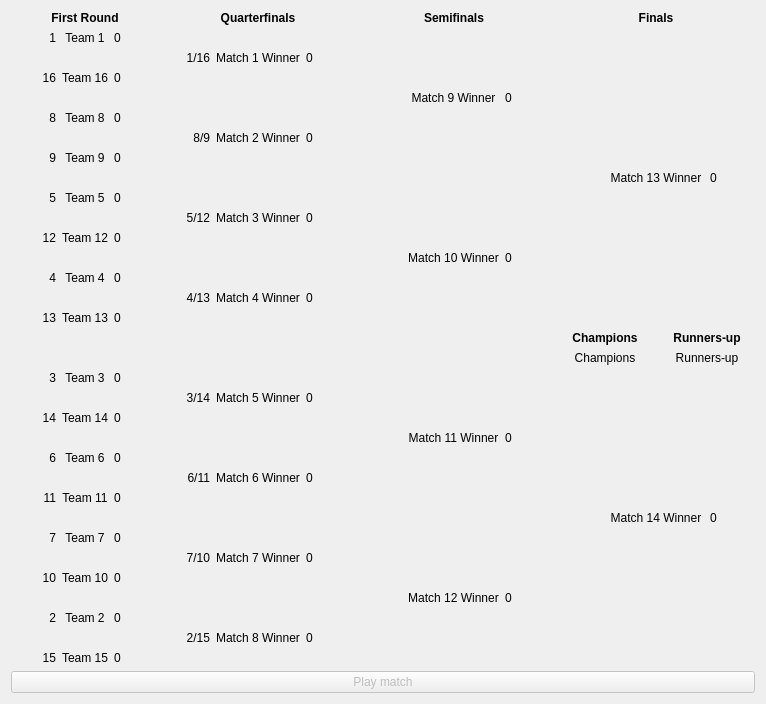
<?xml version="1.0" encoding="UTF-8"?>
<ui version="4.0">
 <class>SixteenTeamStandardCup</class>
 <widget class="QWidget" name="SixteenTeamStandardCup">
  <property name="geometry">
   <rect>
    <x>0</x>
    <y>0</y>
    <width>766</width>
    <height>661</height>
   </rect>
  </property>
  <property name="windowTitle">
   <string>Cup</string>
  </property>
  <layout class="QGridLayout" name="gridLayout">
   <item row="0" column="0" colspan="3">
    <widget class="QLabel" name="firstRoundLabel">
     <property name="font">
      <font>
       <weight>75</weight>
       <bold>true</bold>
      </font>
     </property>
     <property name="text">
      <string>First Round</string>
     </property>
     <property name="alignment">
      <set>Qt::AlignCenter</set>
     </property>
    </widget>
   </item>
   <item row="0" column="3" colspan="3">
    <widget class="QLabel" name="qfLabel">
     <property name="font">
      <font>
       <weight>75</weight>
       <bold>true</bold>
      </font>
     </property>
     <property name="text">
      <string>Quarterfinals</string>
     </property>
     <property name="alignment">
      <set>Qt::AlignCenter</set>
     </property>
    </widget>
   </item>
   <item row="0" column="6" colspan="3">
    <widget class="QLabel" name="sfLabel">
     <property name="font">
      <font>
       <weight>75</weight>
       <bold>true</bold>
      </font>
     </property>
     <property name="text">
      <string>Semifinals</string>
     </property>
     <property name="alignment">
      <set>Qt::AlignCenter</set>
     </property>
    </widget>
   </item>
   <item row="0" column="9" colspan="4">
    <widget class="QLabel" name="finalsLabel">
     <property name="font">
      <font>
       <weight>75</weight>
       <bold>true</bold>
      </font>
     </property>
     <property name="text">
      <string>Finals</string>
     </property>
     <property name="alignment">
      <set>Qt::AlignCenter</set>
     </property>
    </widget>
   </item>
   <item row="1" column="0">
    <widget class="QLabel" name="quarter1FirstSeed">
     <property name="text">
      <string>1</string>
     </property>
     <property name="alignment">
      <set>Qt::AlignRight|Qt::AlignTrailing|Qt::AlignVCenter</set>
     </property>
    </widget>
   </item>
   <item row="1" column="1">
    <widget class="QLabel" name="quarter1FirstTeam">
     <property name="text">
      <string>Team 1</string>
     </property>
     <property name="alignment">
      <set>Qt::AlignCenter</set>
     </property>
    </widget>
   </item>
   <item row="1" column="2">
    <widget class="QLabel" name="quarter1FirstScore">
     <property name="text">
      <string>0</string>
     </property>
    </widget>
   </item>
   <item row="2" column="3">
    <widget class="QLabel" name="quarter1Seed1">
     <property name="text">
      <string>1/16</string>
     </property>
     <property name="alignment">
      <set>Qt::AlignRight|Qt::AlignTrailing|Qt::AlignVCenter</set>
     </property>
    </widget>
   </item>
   <item row="2" column="4">
    <widget class="QLabel" name="quarter1Team1">
     <property name="text">
      <string>Match 1 Winner</string>
     </property>
     <property name="alignment">
      <set>Qt::AlignCenter</set>
     </property>
    </widget>
   </item>
   <item row="2" column="5">
    <widget class="QLabel" name="quarter1Score1">
     <property name="text">
      <string>0</string>
     </property>
    </widget>
   </item>
   <item row="3" column="0">
    <widget class="QLabel" name="quarter1FourthSeed">
     <property name="text">
      <string>16</string>
     </property>
     <property name="alignment">
      <set>Qt::AlignRight|Qt::AlignTrailing|Qt::AlignVCenter</set>
     </property>
    </widget>
   </item>
   <item row="3" column="1">
    <widget class="QLabel" name="quarter1FourthTeam">
     <property name="text">
      <string>Team 16</string>
     </property>
     <property name="alignment">
      <set>Qt::AlignCenter</set>
     </property>
    </widget>
   </item>
   <item row="3" column="2">
    <widget class="QLabel" name="quarter1FourthScore">
     <property name="text">
      <string>0</string>
     </property>
    </widget>
   </item>
   <item row="4" column="6">
    <widget class="QLabel" name="quarter1Seed">
     <property name="text">
      <string/>
     </property>
     <property name="alignment">
      <set>Qt::AlignRight|Qt::AlignTrailing|Qt::AlignVCenter</set>
     </property>
    </widget>
   </item>
   <item row="4" column="7">
    <widget class="QLabel" name="quarter1Team">
     <property name="text">
      <string>Match 9 Winner</string>
     </property>
     <property name="alignment">
      <set>Qt::AlignCenter</set>
     </property>
    </widget>
   </item>
   <item row="4" column="8">
    <widget class="QLabel" name="quarter1Score">
     <property name="text">
      <string>0</string>
     </property>
    </widget>
   </item>
   <item row="5" column="0">
    <widget class="QLabel" name="quarter1SecondSeed">
     <property name="text">
      <string>8</string>
     </property>
     <property name="alignment">
      <set>Qt::AlignRight|Qt::AlignTrailing|Qt::AlignVCenter</set>
     </property>
    </widget>
   </item>
   <item row="5" column="1">
    <widget class="QLabel" name="quarter1SecondTeam">
     <property name="text">
      <string>Team 8</string>
     </property>
     <property name="alignment">
      <set>Qt::AlignCenter</set>
     </property>
    </widget>
   </item>
   <item row="5" column="2">
    <widget class="QLabel" name="quarter1SecondScore">
     <property name="text">
      <string>0</string>
     </property>
    </widget>
   </item>
   <item row="6" column="3">
    <widget class="QLabel" name="quarter1Seed2">
     <property name="text">
      <string>8/9</string>
     </property>
     <property name="alignment">
      <set>Qt::AlignRight|Qt::AlignTrailing|Qt::AlignVCenter</set>
     </property>
    </widget>
   </item>
   <item row="6" column="4">
    <widget class="QLabel" name="quarter1Team2">
     <property name="text">
      <string>Match 2 Winner</string>
     </property>
     <property name="alignment">
      <set>Qt::AlignCenter</set>
     </property>
    </widget>
   </item>
   <item row="6" column="5">
    <widget class="QLabel" name="quarter1Score2">
     <property name="text">
      <string>0</string>
     </property>
    </widget>
   </item>
   <item row="7" column="0">
    <widget class="QLabel" name="quarter1ThirdSeed">
     <property name="text">
      <string>9</string>
     </property>
     <property name="alignment">
      <set>Qt::AlignRight|Qt::AlignTrailing|Qt::AlignVCenter</set>
     </property>
    </widget>
   </item>
   <item row="7" column="1">
    <widget class="QLabel" name="quarter1ThirdTeam">
     <property name="text">
      <string>Team 9</string>
     </property>
     <property name="alignment">
      <set>Qt::AlignCenter</set>
     </property>
    </widget>
   </item>
   <item row="7" column="2">
    <widget class="QLabel" name="quarter1ThirdScore">
     <property name="text">
      <string>0</string>
     </property>
    </widget>
   </item>
   <item row="8" column="9">
    <widget class="QLabel" name="half1Seed">
     <property name="text">
      <string/>
     </property>
     <property name="alignment">
      <set>Qt::AlignRight|Qt::AlignTrailing|Qt::AlignVCenter</set>
     </property>
    </widget>
   </item>
   <item row="8" column="10" colspan="2">
    <widget class="QLabel" name="half1Team">
     <property name="text">
      <string>Match 13 Winner</string>
     </property>
     <property name="alignment">
      <set>Qt::AlignCenter</set>
     </property>
    </widget>
   </item>
   <item row="8" column="12">
    <widget class="QLabel" name="half1Score">
     <property name="text">
      <string>0</string>
     </property>
    </widget>
   </item>
   <item row="9" column="0">
    <widget class="QLabel" name="quarter2FirstSeed">
     <property name="text">
      <string>5</string>
     </property>
     <property name="alignment">
      <set>Qt::AlignRight|Qt::AlignTrailing|Qt::AlignVCenter</set>
     </property>
    </widget>
   </item>
   <item row="9" column="1">
    <widget class="QLabel" name="quarter2FirstTeam">
     <property name="text">
      <string>Team 5</string>
     </property>
     <property name="alignment">
      <set>Qt::AlignCenter</set>
     </property>
    </widget>
   </item>
   <item row="9" column="2">
    <widget class="QLabel" name="quarter2FirstScore">
     <property name="text">
      <string>0</string>
     </property>
    </widget>
   </item>
   <item row="10" column="3">
    <widget class="QLabel" name="quarter2Seed1">
     <property name="text">
      <string>5/12</string>
     </property>
     <property name="alignment">
      <set>Qt::AlignRight|Qt::AlignTrailing|Qt::AlignVCenter</set>
     </property>
    </widget>
   </item>
   <item row="10" column="4">
    <widget class="QLabel" name="quarter2Team1">
     <property name="text">
      <string>Match 3 Winner</string>
     </property>
     <property name="alignment">
      <set>Qt::AlignCenter</set>
     </property>
    </widget>
   </item>
   <item row="10" column="5">
    <widget class="QLabel" name="quarter2Score1">
     <property name="text">
      <string>0</string>
     </property>
    </widget>
   </item>
   <item row="11" column="0">
    <widget class="QLabel" name="quarter2FourthSeed">
     <property name="text">
      <string>12</string>
     </property>
     <property name="alignment">
      <set>Qt::AlignRight|Qt::AlignTrailing|Qt::AlignVCenter</set>
     </property>
    </widget>
   </item>
   <item row="11" column="1">
    <widget class="QLabel" name="quarter2FourthTeam">
     <property name="text">
      <string>Team 12</string>
     </property>
     <property name="alignment">
      <set>Qt::AlignCenter</set>
     </property>
    </widget>
   </item>
   <item row="11" column="2">
    <widget class="QLabel" name="quarter2FourthScore">
     <property name="text">
      <string>0</string>
     </property>
    </widget>
   </item>
   <item row="12" column="6">
    <widget class="QLabel" name="quarter2Seed">
     <property name="text">
      <string/>
     </property>
     <property name="alignment">
      <set>Qt::AlignRight|Qt::AlignTrailing|Qt::AlignVCenter</set>
     </property>
    </widget>
   </item>
   <item row="12" column="7">
    <widget class="QLabel" name="quarter2Team">
     <property name="text">
      <string>Match 10 Winner</string>
     </property>
     <property name="alignment">
      <set>Qt::AlignCenter</set>
     </property>
    </widget>
   </item>
   <item row="12" column="8">
    <widget class="QLabel" name="quarter2Score">
     <property name="text">
      <string>0</string>
     </property>
    </widget>
   </item>
   <item row="13" column="0">
    <widget class="QLabel" name="quarter2SecondSeed">
     <property name="text">
      <string>4</string>
     </property>
     <property name="alignment">
      <set>Qt::AlignRight|Qt::AlignTrailing|Qt::AlignVCenter</set>
     </property>
    </widget>
   </item>
   <item row="13" column="1">
    <widget class="QLabel" name="quarter2SecondTeam">
     <property name="text">
      <string>Team 4</string>
     </property>
     <property name="alignment">
      <set>Qt::AlignCenter</set>
     </property>
    </widget>
   </item>
   <item row="13" column="2">
    <widget class="QLabel" name="quarter2SecondScore">
     <property name="text">
      <string>0</string>
     </property>
    </widget>
   </item>
   <item row="14" column="3">
    <widget class="QLabel" name="quarter2Seed2">
     <property name="text">
      <string>4/13</string>
     </property>
     <property name="alignment">
      <set>Qt::AlignRight|Qt::AlignTrailing|Qt::AlignVCenter</set>
     </property>
    </widget>
   </item>
   <item row="14" column="4">
    <widget class="QLabel" name="quarter2Team2">
     <property name="text">
      <string>Match 4 Winner</string>
     </property>
     <property name="alignment">
      <set>Qt::AlignCenter</set>
     </property>
    </widget>
   </item>
   <item row="14" column="5">
    <widget class="QLabel" name="quarter2Score2">
     <property name="text">
      <string>0</string>
     </property>
    </widget>
   </item>
   <item row="15" column="0">
    <widget class="QLabel" name="quarter2ThirdSeed">
     <property name="text">
      <string>13</string>
     </property>
     <property name="alignment">
      <set>Qt::AlignRight|Qt::AlignTrailing|Qt::AlignVCenter</set>
     </property>
    </widget>
   </item>
   <item row="15" column="1">
    <widget class="QLabel" name="quarter2ThirdTeam">
     <property name="text">
      <string>Team 13</string>
     </property>
     <property name="alignment">
      <set>Qt::AlignCenter</set>
     </property>
    </widget>
   </item>
   <item row="15" column="2">
    <widget class="QLabel" name="quarter2ThirdScore">
     <property name="text">
      <string>0</string>
     </property>
    </widget>
   </item>
   <item row="16" column="9" colspan="2">
    <widget class="QLabel" name="championsLabel">
     <property name="font">
      <font>
       <weight>75</weight>
       <bold>true</bold>
      </font>
     </property>
     <property name="text">
      <string>Champions</string>
     </property>
     <property name="alignment">
      <set>Qt::AlignCenter</set>
     </property>
    </widget>
   </item>
   <item row="16" column="11" colspan="2">
    <widget class="QLabel" name="runnersUpLabel">
     <property name="font">
      <font>
       <weight>75</weight>
       <bold>true</bold>
      </font>
     </property>
     <property name="text">
      <string>Runners-up</string>
     </property>
     <property name="alignment">
      <set>Qt::AlignCenter</set>
     </property>
    </widget>
   </item>
   <item row="17" column="9" colspan="2">
    <widget class="QLabel" name="champions">
     <property name="text">
      <string>Champions</string>
     </property>
     <property name="alignment">
      <set>Qt::AlignCenter</set>
     </property>
    </widget>
   </item>
   <item row="17" column="11" colspan="2">
    <widget class="QLabel" name="runnersUp">
     <property name="text">
      <string>Runners-up</string>
     </property>
     <property name="alignment">
      <set>Qt::AlignCenter</set>
     </property>
    </widget>
   </item>
   <item row="18" column="0">
    <widget class="QLabel" name="quarter3FirstSeed">
     <property name="text">
      <string>3</string>
     </property>
     <property name="alignment">
      <set>Qt::AlignRight|Qt::AlignTrailing|Qt::AlignVCenter</set>
     </property>
    </widget>
   </item>
   <item row="18" column="1">
    <widget class="QLabel" name="quarter3FirstTeam">
     <property name="text">
      <string>Team 3</string>
     </property>
     <property name="alignment">
      <set>Qt::AlignCenter</set>
     </property>
    </widget>
   </item>
   <item row="18" column="2">
    <widget class="QLabel" name="quarter3FirstScore">
     <property name="text">
      <string>0</string>
     </property>
    </widget>
   </item>
   <item row="19" column="3">
    <widget class="QLabel" name="quarter3Seed1">
     <property name="text">
      <string>3/14</string>
     </property>
     <property name="alignment">
      <set>Qt::AlignRight|Qt::AlignTrailing|Qt::AlignVCenter</set>
     </property>
    </widget>
   </item>
   <item row="19" column="4">
    <widget class="QLabel" name="quarter3Team1">
     <property name="text">
      <string>Match 5 Winner</string>
     </property>
     <property name="alignment">
      <set>Qt::AlignCenter</set>
     </property>
    </widget>
   </item>
   <item row="19" column="5">
    <widget class="QLabel" name="quarter3Score1">
     <property name="text">
      <string>0</string>
     </property>
    </widget>
   </item>
   <item row="20" column="0">
    <widget class="QLabel" name="quarter3FourthSeed">
     <property name="text">
      <string>14</string>
     </property>
     <property name="alignment">
      <set>Qt::AlignRight|Qt::AlignTrailing|Qt::AlignVCenter</set>
     </property>
    </widget>
   </item>
   <item row="20" column="1">
    <widget class="QLabel" name="quarter3FourthTeam">
     <property name="text">
      <string>Team 14</string>
     </property>
     <property name="alignment">
      <set>Qt::AlignCenter</set>
     </property>
    </widget>
   </item>
   <item row="20" column="2">
    <widget class="QLabel" name="quarter3FourthScore">
     <property name="text">
      <string>0</string>
     </property>
    </widget>
   </item>
   <item row="21" column="6">
    <widget class="QLabel" name="quarter3Seed">
     <property name="text">
      <string/>
     </property>
     <property name="alignment">
      <set>Qt::AlignRight|Qt::AlignTrailing|Qt::AlignVCenter</set>
     </property>
    </widget>
   </item>
   <item row="21" column="7">
    <widget class="QLabel" name="quarter3Team">
     <property name="text">
      <string>Match 11 Winner</string>
     </property>
     <property name="alignment">
      <set>Qt::AlignCenter</set>
     </property>
    </widget>
   </item>
   <item row="21" column="8">
    <widget class="QLabel" name="quarter3Score">
     <property name="text">
      <string>0</string>
     </property>
    </widget>
   </item>
   <item row="22" column="0">
    <widget class="QLabel" name="quarter3SecondSeed">
     <property name="text">
      <string>6</string>
     </property>
     <property name="alignment">
      <set>Qt::AlignRight|Qt::AlignTrailing|Qt::AlignVCenter</set>
     </property>
    </widget>
   </item>
   <item row="22" column="1">
    <widget class="QLabel" name="quarter3SecondTeam">
     <property name="text">
      <string>Team 6</string>
     </property>
     <property name="alignment">
      <set>Qt::AlignCenter</set>
     </property>
    </widget>
   </item>
   <item row="22" column="2">
    <widget class="QLabel" name="quarter3SecondScore">
     <property name="text">
      <string>0</string>
     </property>
    </widget>
   </item>
   <item row="23" column="3">
    <widget class="QLabel" name="quarter3Seed2">
     <property name="text">
      <string>6/11</string>
     </property>
     <property name="alignment">
      <set>Qt::AlignRight|Qt::AlignTrailing|Qt::AlignVCenter</set>
     </property>
    </widget>
   </item>
   <item row="23" column="4">
    <widget class="QLabel" name="quarter3Team2">
     <property name="text">
      <string>Match 6 Winner</string>
     </property>
     <property name="alignment">
      <set>Qt::AlignCenter</set>
     </property>
    </widget>
   </item>
   <item row="23" column="5">
    <widget class="QLabel" name="quarter3Score2">
     <property name="text">
      <string>0</string>
     </property>
    </widget>
   </item>
   <item row="24" column="0">
    <widget class="QLabel" name="quarter3ThirdSeed">
     <property name="text">
      <string>11</string>
     </property>
     <property name="alignment">
      <set>Qt::AlignRight|Qt::AlignTrailing|Qt::AlignVCenter</set>
     </property>
    </widget>
   </item>
   <item row="24" column="1">
    <widget class="QLabel" name="quarter3ThirdTeam">
     <property name="text">
      <string>Team 11</string>
     </property>
     <property name="alignment">
      <set>Qt::AlignCenter</set>
     </property>
    </widget>
   </item>
   <item row="24" column="2">
    <widget class="QLabel" name="quarter3ThirdScore">
     <property name="text">
      <string>0</string>
     </property>
    </widget>
   </item>
   <item row="25" column="9">
    <widget class="QLabel" name="half2Seed">
     <property name="text">
      <string/>
     </property>
     <property name="alignment">
      <set>Qt::AlignRight|Qt::AlignTrailing|Qt::AlignVCenter</set>
     </property>
    </widget>
   </item>
   <item row="25" column="10" colspan="2">
    <widget class="QLabel" name="half2Team">
     <property name="text">
      <string>Match 14 Winner</string>
     </property>
     <property name="alignment">
      <set>Qt::AlignCenter</set>
     </property>
    </widget>
   </item>
   <item row="25" column="12">
    <widget class="QLabel" name="half2Score">
     <property name="text">
      <string>0</string>
     </property>
    </widget>
   </item>
   <item row="26" column="0">
    <widget class="QLabel" name="quarter4FirstSeed">
     <property name="text">
      <string>7</string>
     </property>
     <property name="alignment">
      <set>Qt::AlignRight|Qt::AlignTrailing|Qt::AlignVCenter</set>
     </property>
    </widget>
   </item>
   <item row="26" column="1">
    <widget class="QLabel" name="quarter4FirstTeam">
     <property name="text">
      <string>Team 7</string>
     </property>
     <property name="alignment">
      <set>Qt::AlignCenter</set>
     </property>
    </widget>
   </item>
   <item row="26" column="2">
    <widget class="QLabel" name="quarter4FirstScore">
     <property name="text">
      <string>0</string>
     </property>
    </widget>
   </item>
   <item row="27" column="3">
    <widget class="QLabel" name="quarter4Seed1">
     <property name="text">
      <string>7/10</string>
     </property>
     <property name="alignment">
      <set>Qt::AlignRight|Qt::AlignTrailing|Qt::AlignVCenter</set>
     </property>
    </widget>
   </item>
   <item row="27" column="4">
    <widget class="QLabel" name="quarter4Team1">
     <property name="text">
      <string>Match 7 Winner</string>
     </property>
     <property name="alignment">
      <set>Qt::AlignCenter</set>
     </property>
    </widget>
   </item>
   <item row="27" column="5">
    <widget class="QLabel" name="quarter4Score1">
     <property name="text">
      <string>0</string>
     </property>
    </widget>
   </item>
   <item row="28" column="0">
    <widget class="QLabel" name="quarter4FourthSeed">
     <property name="text">
      <string>10</string>
     </property>
     <property name="alignment">
      <set>Qt::AlignRight|Qt::AlignTrailing|Qt::AlignVCenter</set>
     </property>
    </widget>
   </item>
   <item row="28" column="1">
    <widget class="QLabel" name="quarter4FourthTeam">
     <property name="text">
      <string>Team 10</string>
     </property>
     <property name="alignment">
      <set>Qt::AlignCenter</set>
     </property>
    </widget>
   </item>
   <item row="28" column="2">
    <widget class="QLabel" name="quarter4FourthScore">
     <property name="text">
      <string>0</string>
     </property>
    </widget>
   </item>
   <item row="29" column="6">
    <widget class="QLabel" name="quarter4Seed">
     <property name="text">
      <string/>
     </property>
     <property name="alignment">
      <set>Qt::AlignRight|Qt::AlignTrailing|Qt::AlignVCenter</set>
     </property>
    </widget>
   </item>
   <item row="29" column="7">
    <widget class="QLabel" name="quarter4Team">
     <property name="text">
      <string>Match 12 Winner</string>
     </property>
     <property name="alignment">
      <set>Qt::AlignCenter</set>
     </property>
    </widget>
   </item>
   <item row="29" column="8">
    <widget class="QLabel" name="quarter4Score">
     <property name="text">
      <string>0</string>
     </property>
    </widget>
   </item>
   <item row="30" column="0">
    <widget class="QLabel" name="quarter4SecondSeed">
     <property name="text">
      <string>2</string>
     </property>
     <property name="alignment">
      <set>Qt::AlignRight|Qt::AlignTrailing|Qt::AlignVCenter</set>
     </property>
    </widget>
   </item>
   <item row="30" column="1">
    <widget class="QLabel" name="quarter4SecondTeam">
     <property name="text">
      <string>Team 2</string>
     </property>
     <property name="alignment">
      <set>Qt::AlignCenter</set>
     </property>
    </widget>
   </item>
   <item row="30" column="2">
    <widget class="QLabel" name="quarter4SecondScore">
     <property name="text">
      <string>0</string>
     </property>
    </widget>
   </item>
   <item row="31" column="3">
    <widget class="QLabel" name="quarter4Seed2">
     <property name="text">
      <string>2/15</string>
     </property>
     <property name="alignment">
      <set>Qt::AlignRight|Qt::AlignTrailing|Qt::AlignVCenter</set>
     </property>
    </widget>
   </item>
   <item row="31" column="4">
    <widget class="QLabel" name="quarter4Team2">
     <property name="text">
      <string>Match 8 Winner</string>
     </property>
     <property name="alignment">
      <set>Qt::AlignCenter</set>
     </property>
    </widget>
   </item>
   <item row="31" column="5">
    <widget class="QLabel" name="quarter4Score2">
     <property name="text">
      <string>0</string>
     </property>
    </widget>
   </item>
   <item row="32" column="0">
    <widget class="QLabel" name="quarter4ThirdSeed">
     <property name="text">
      <string>15</string>
     </property>
     <property name="alignment">
      <set>Qt::AlignRight|Qt::AlignTrailing|Qt::AlignVCenter</set>
     </property>
    </widget>
   </item>
   <item row="32" column="1">
    <widget class="QLabel" name="quarter4ThirdTeam">
     <property name="text">
      <string>Team 15</string>
     </property>
     <property name="alignment">
      <set>Qt::AlignCenter</set>
     </property>
    </widget>
   </item>
   <item row="32" column="2">
    <widget class="QLabel" name="quarter4ThirdScore">
     <property name="text">
      <string>0</string>
     </property>
    </widget>
   </item>
   <item row="33" column="0" colspan="13">
    <widget class="QPushButton" name="playCupMatchButton">
     <property name="enabled">
      <bool>false</bool>
     </property>
     <property name="text">
      <string>Play match</string>
     </property>
    </widget>
   </item>
  </layout>
 </widget>
 <resources/>
 <connections/>
</ui>
